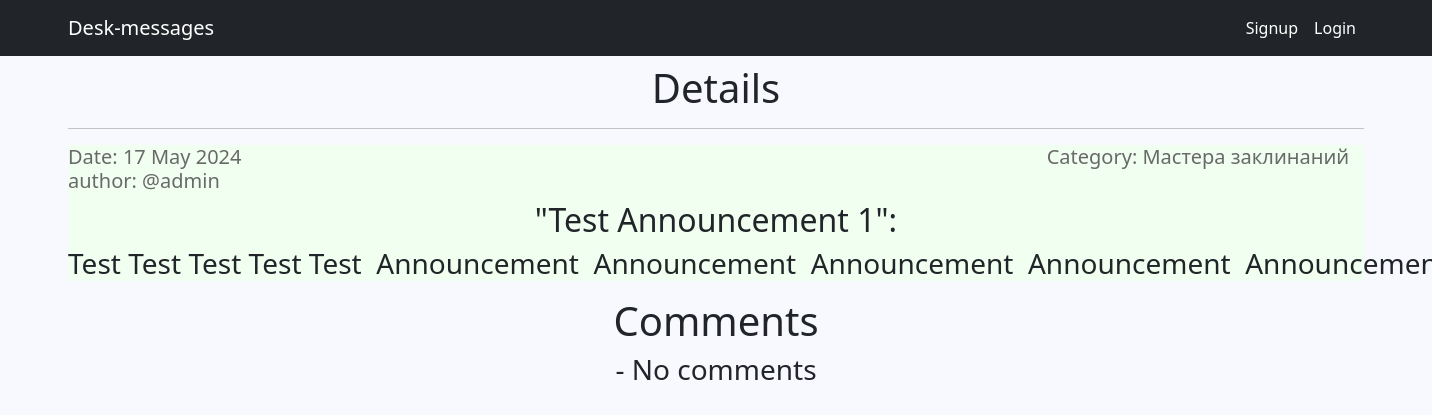
The app's page /1/, older data.
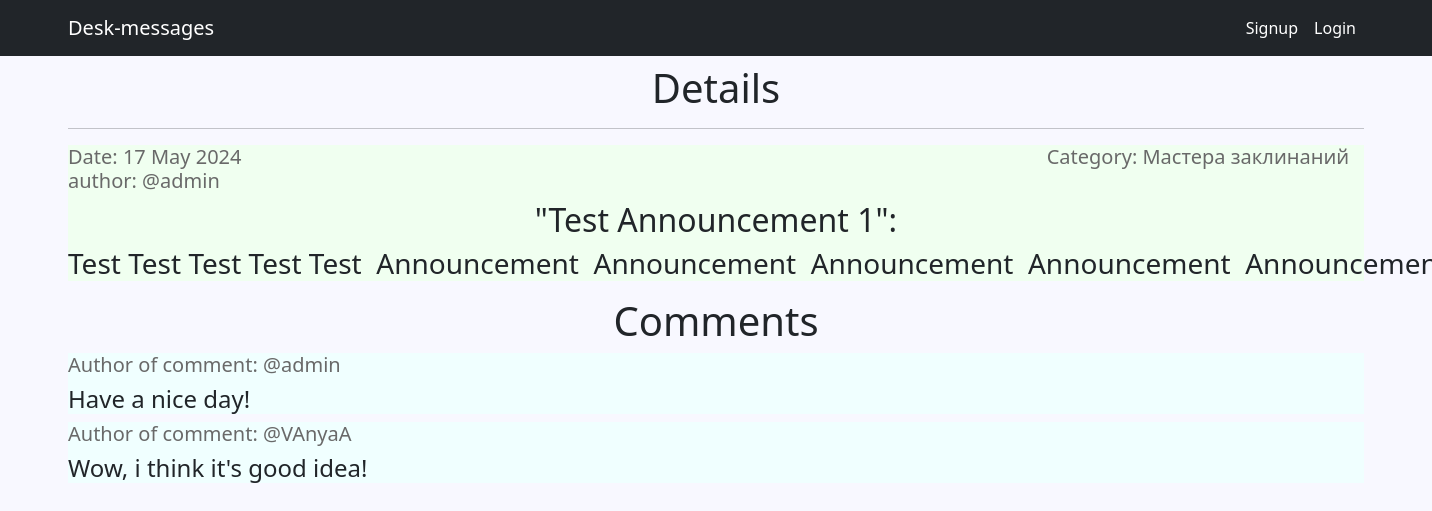
The same page, newer data.
### announcements/models.py (models this page shows, shortened)
class Announcement(models.Model):
    time_in = models.DateTimeField(auto_now_add=True)
    title = models.CharField(max_length=115)
    announcement_text = RichTextUploadingField()
    author = models.ForeignKey(Author, on_delete=models.CASCADE, related_name='announcements')
    category = models.ForeignKey(Category, on_delete=models.CASCADE, related_name='announcements')

class Category(models.Model):
    tanks = "TA"
    healths = "HE"
    dd = "DD"
    merchants = "ME"
    guild_masters = "GM"
    quests_givers = "QG"
    blacksmiths = "BS"
    tanners = "TN"
    potion_makers = "PM"
    spell_masters = "SM"
    POSITIONS = [
        (tanks, "Танки"),
        (healths, "Хиллы"),
        (dd, "ДД"),
        (merchants, "Торговцы"),
        (guild_masters, "Гилдмастеры"),
        (quests_givers, "Квестгиверы"),
        (blacksmiths, "Кузнецы"),
        (tanners, "Кожевники"),
        (potion_makers, "Зельевары"),
        (spell_masters, "Мастера заклинаний"),
    ]
    category_name = models.CharField(max_length=2,
                                     choices=POSITIONS,
                                     unique=True,
                                     default=tanks)
    def __str__(self):
        return self.get_category_name_display()

class Author(models.Model):
    author_name = models.OneToOneField(User, on_delete=models.CASCADE)
    def __str__(self):
        return self.author_name.username

class Comment(models.Model):
    comment_text = models.TextField()
    allowed = models.BooleanField(default=False)
    announcement = models.ForeignKey(Announcement, on_delete=models.CASCADE, related_name='comments')
    author = models.ForeignKey(Author, on_delete=models.CASCADE, related_name='comments')

### announcements/views.py (the view)
# urls.py: path('<int:pk>/', AnnouncementDetail.as_view(), name='announcement_detail'),
class AnnouncementDetail(DetailView):
    model = Announcement
    template_name = 'announcements/detail.html'
    context_object_name = 'announcement'
    def get_context_data(self, **kwargs):
        context = super().get_context_data()
        context['comments'] = Comment.objects.filter(announcement=self.kwargs['pk'], allowed=True)
        return context

### templates/announcements/detail.html (shortened to what this page needs)
{% extends 'default.html' %}
{% block content %}
    <h1>
        Details
    </h1>
    <hr/>
    <div align="left" style="background-color: #F0FFF0">
        <h5 style="color: #696969">
            Date: {{ announcement.time_in|date:'d M Y' }} <span style='padding-left:800px;'> Category: {{ announcement.category }} </span>
            <br>
            author: @{{ announcement.author }}
        </h5>
        <h2 style="text-align: center;">
            "{{ announcement.title }}":
        </h2>
        <h3 style="text-align: center;">
            {{ announcement.announcement_text|safe }}
        </h3>
    </div>
    <h1>
        Comments
    </h1>
    {% if comments %}
        {% for comment in comments %}
            <div align="left" style="background-color: #F0FFFF">
                <h5 style="color: #696969">
                    Author of comment: @{{ comment.author.author_name.username }}
                </h5>
                <h4 style="text-align: left;">
                    {{ comment.comment_text }}
                </h4>
            </div>
        {% endfor %}
    {% else %}
        <h3> - No comments</h3>
    {% endif %}
{% endblock content %}

### templates/default.html (shortened to what this page needs)
<!DOCTYPE html>
<html lang="en">
    <head>
        {% load static %}
        <link href="{% static 'css/styles.css' %}" rel="stylesheet" />
    </head>
    <body>
        <nav class="navbar navbar-expand-lg navbar-dark bg-dark">
            <div class="container">
                <a class="navbar-brand" href="{% url 'announcement_list' %}">Desk-messages</a>
                <div class="collapse navbar-collapse" id="navbarSupportedContent">
                    <ul class="navbar-nav ms-auto mb-2 mb-lg-0">
                        {% if request.user.is_authenticated %}
                            <li class="nav-item"><a class="nav-link active" href="http://127.0.0.1:8000/accounts/logout">@{{ user.username }} | Logout</a></li>
                            <li class="nav-item"><a class="nav-link active" href="{% url 'author_announcements' %}">Profile</a></li>
                        {% else %}
                            <li class="nav-item"><a class="nav-link active" href="http://127.0.0.1:8000/accounts/signup">Signup</a></li><li class="nav-item"><a class="nav-link active" href="http://127.0.0.1:8000/accounts/login">Login</a></li>
                        {% endif %}
                    </ul>
                </div>
            </div>
        </nav>
        <div class="container">
            <div class="row">
                <div class="col-lg-12 text-center">
                    {% block content %}
                    {% endblock content %}
                </div>
            </div>
        </div>
    </body>
</html>

### templates/default.html (style rules this page uses)
body { background-color: #F8F8FF; }
a { color: #8FBC8F; text-decoration: none; }

Row changes from the older to the newer data that the page shows:
now on this page (row edited): Comment: author.author_name.username "admin", comment_text "Have a nice day!"
added Comment: author.author_name.username "VAnyaA", comment_text "Wow, i think it's good idea!"
Text that changed along with them:
text no longer shown: "- No comments"
